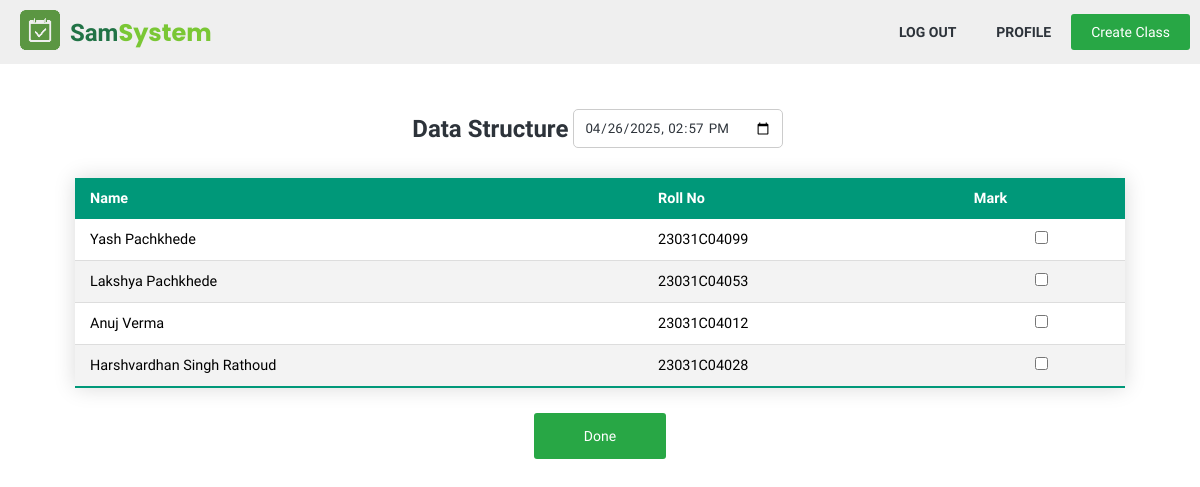
Before: /teacher/take_attendence.php?id=3 (signed in) with the older database file.
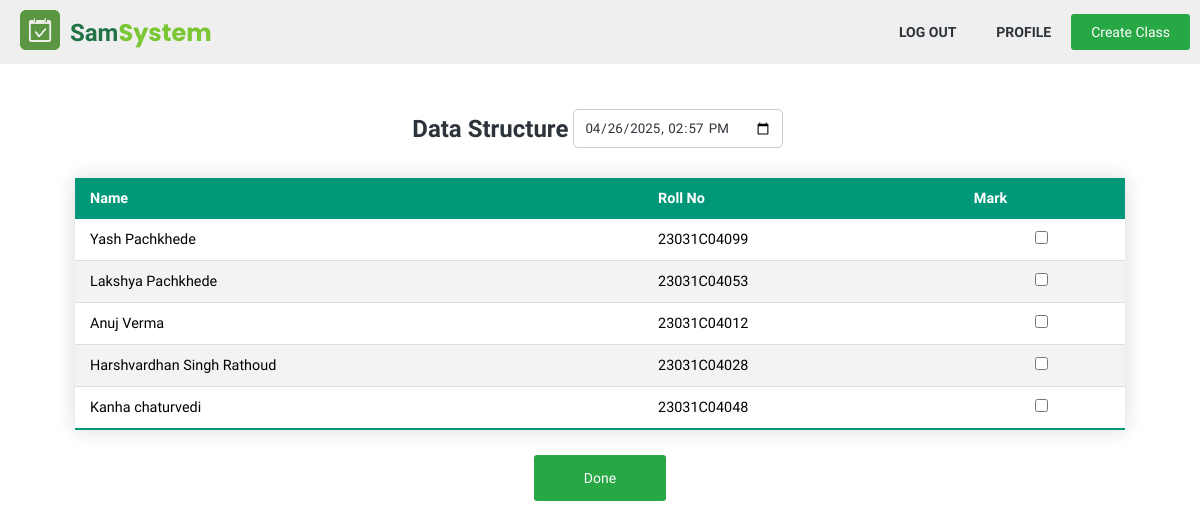
After: the same page with the newer database file.
### tables this page shows
CREATE TABLE `attends` (
  `student_id` int(11) NOT NULL,
  `class_id` int(11) NOT NULL,
  `date_joined` datetime DEFAULT current_timestamp()
);

CREATE TABLE `user` (
  `id` int(11) NOT NULL,
  `name` varchar(50) NOT NULL,
  `email` varchar(100) NOT NULL,
  `password` varchar(255) NOT NULL,
  `type` enum('student','teacher','admin') NOT NULL DEFAULT 'student',
  `approved` tinyint(1) NOT NULL DEFAULT 0,
  `date_created` date DEFAULT current_timestamp()
);

CREATE TABLE `student_profile` (
  `student_id` int(11) NOT NULL,
  `roll_no` varchar(15) NOT NULL,
  `branch` int(11) DEFAULT NULL,
  `bio` varchar(200) DEFAULT NULL
);

### utils.php (called while the page is built, shortened)
<?php
function getRecords($conn, $table, $parameter, $value){
	$stmt = $conn->prepare("SELECT * FROM $table WHERE $parameter = ?");
	$stmt->bind_param('i', $value);
	$stmt->execute();
	$result = $stmt->get_result();
	return $result;
}
?>

### teacher/take_attendence.php (the view, shortened to what this page needs)
<?php
require '../db/db_connector.php';
require '../utils.php';
$class_id = $_GET['id'];
$class_data = getRecords($conn, "class", "id", $class_id)->fetch_assoc();
?>
<!DOCTYPE html>
<html lang="en">
<head>
	<link rel="stylesheet" href="../css/util.css">
	<link rel="stylesheet" href="../css/style.css">
</head>
<body>
	<?php require '..\components\nav_sm.php'; ?>
	<div class="container mt40">
		<form action="take_attendence.php?id=<?=$class_id?>" method="POST">
			<div class="d-f-col">
				<div class="d-fcc">
					<h2 class="text-dark"><?=$class_data['name']?></h2>
					<input type="datetime-local" id="attendence_time" class="ml10 f-input w-i" name="attendence_time" value="<?=date('Y-m-d\TH:i')?>">
				</div>
				<table class="styled-table">
					<thead>
						<tr>
							<th>Name</th>
							<th>Roll No</th>
							<th>Mark</th>
						</tr>
					</thead>
					<tbody>
						<?php
						$all_students = getRecords($conn, "attends", "class_id", $class_id);
						while($row = $all_students->fetch_assoc()){
							$user_id = $row['student_id'];
							$user_data = getRecords($conn, "user", "id", $user_id)->fetch_assoc();
							$user_profile_data = getRecords($conn, "student_profile", "student_id", $user_id)->fetch_assoc();
							echo"
							<tr>
							<td>" . $user_data['name'] . "</td>
							<td>". $user_profile_data['roll_no'] ."</td>
							<td class='tac'><input type='checkbox' name='present[]' value='".$user_data['id']."'></td>
							</tr>
							<input type='hidden' name='all_students[]' value='".$user_data['id']."'>
							";
						}
						?>
					</tbody>
				</table>
				<button class="btn btn-form" type="submit">Done</button>
			</div>
		</form>
	</div>
</body>
</html>

Changed rows visible on the page:
added attends: student.name "Kanha chaturvedi", student_profile.roll_no "23031C04048"
